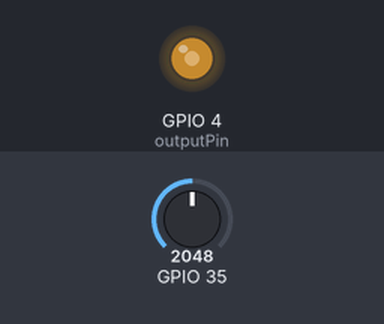
A sketch run on a simulated ESP32. Shown: output pins drawn as LEDs (lit = HIGH). Inputs (shaded band) come from the test bench; at power-on: GPIO 35 = 2048.

Above: at 0.1 s.
Timing chart, 0 to 1.6 s (numbered marks = the images above):
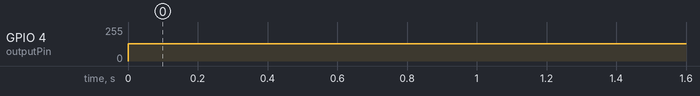

Measured:
- by itself, GPIO 4 (outputPin): 0/255 → 128/255 at 0.00 s

The sketch:

ESP32_FM_ADC.ino
```cpp
#define sen 15
#define outputPin 4
#define PWMchannel 0
#define carrier 7000000
#define sampleRate 1000000/10000

void setup() {
ledcSetup(PWMchannel,carrier,2);
ledcAttachPin(outputPin, PWMchannel);
pinMode(35,INPUT);
Serial.begin(115200);
}

void loop() {
  ledcSetup(PWMchannel,(carrier+(analogRead(35)*sen)),2);
  ledcWrite(PWMchannel,2);
  delayMicroseconds(1000000/sampleRate);
}

//this needs a pre amp with DC level to work as it should
```
